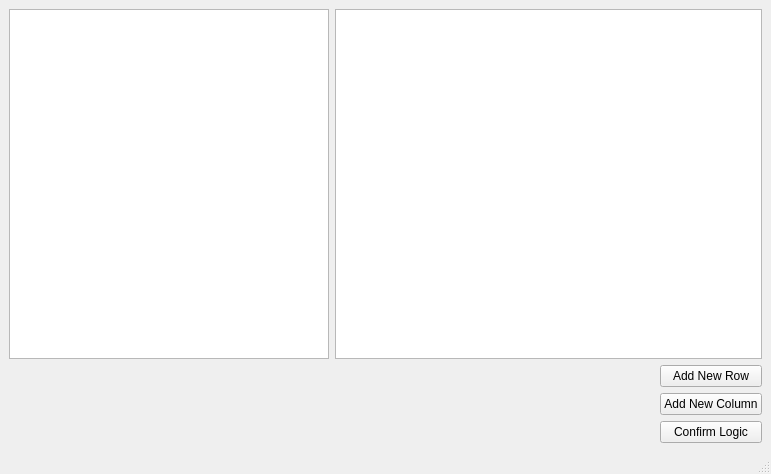
<?xml version="1.0" encoding="UTF-8"?>
<ui version="4.0">
 <class>executeLogicSetupWindow</class>
 <widget class="QMainWindow" name="executeLogicSetupWindow">
  <property name="geometry">
   <rect>
    <x>0</x>
    <y>0</y>
    <width>771</width>
    <height>474</height>
   </rect>
  </property>
  <property name="windowTitle">
   <string>MainWindow</string>
  </property>
  <widget class="QWidget" name="centralwidget">
   <layout class="QGridLayout" name="gridLayout">
    <item row="1" column="2">
     <widget class="QPushButton" name="newRowButton">
      <property name="text">
       <string>Add New Row</string>
      </property>
     </widget>
    </item>
    <item row="2" column="2">
     <widget class="QPushButton" name="newColumnButton">
      <property name="text">
       <string>Add New Column</string>
      </property>
     </widget>
    </item>
    <item row="3" column="2">
     <widget class="QPushButton" name="confirmLogicButton">
      <property name="text">
       <string>Confirm Logic</string>
      </property>
     </widget>
    </item>
    <item row="1" column="1">
     <spacer name="horizontalSpacer">
      <property name="orientation">
       <enum>Qt::Horizontal</enum>
      </property>
      <property name="sizeHint" stdset="0">
       <size>
        <width>40</width>
        <height>20</height>
       </size>
      </property>
     </spacer>
    </item>
    <item row="0" column="1" colspan="2">
     <widget class="QTableWidget" name="logicSetupTableWidget"/>
    </item>
    <item row="0" column="0">
     <widget class="QTreeView" name="dynamicObjectTreeView">
      <property name="sizePolicy">
       <sizepolicy hsizetype="MinimumExpanding" vsizetype="MinimumExpanding">
        <horstretch>0</horstretch>
        <verstretch>0</verstretch>
       </sizepolicy>
      </property>
     </widget>
    </item>
   </layout>
  </widget>
  <widget class="QMenuBar" name="menubar">
   <property name="geometry">
    <rect>
     <x>0</x>
     <y>0</y>
     <width>771</width>
     <height>22</height>
    </rect>
   </property>
  </widget>
  <widget class="QStatusBar" name="statusbar"/>
 </widget>
 <resources/>
 <connections/>
</ui>
